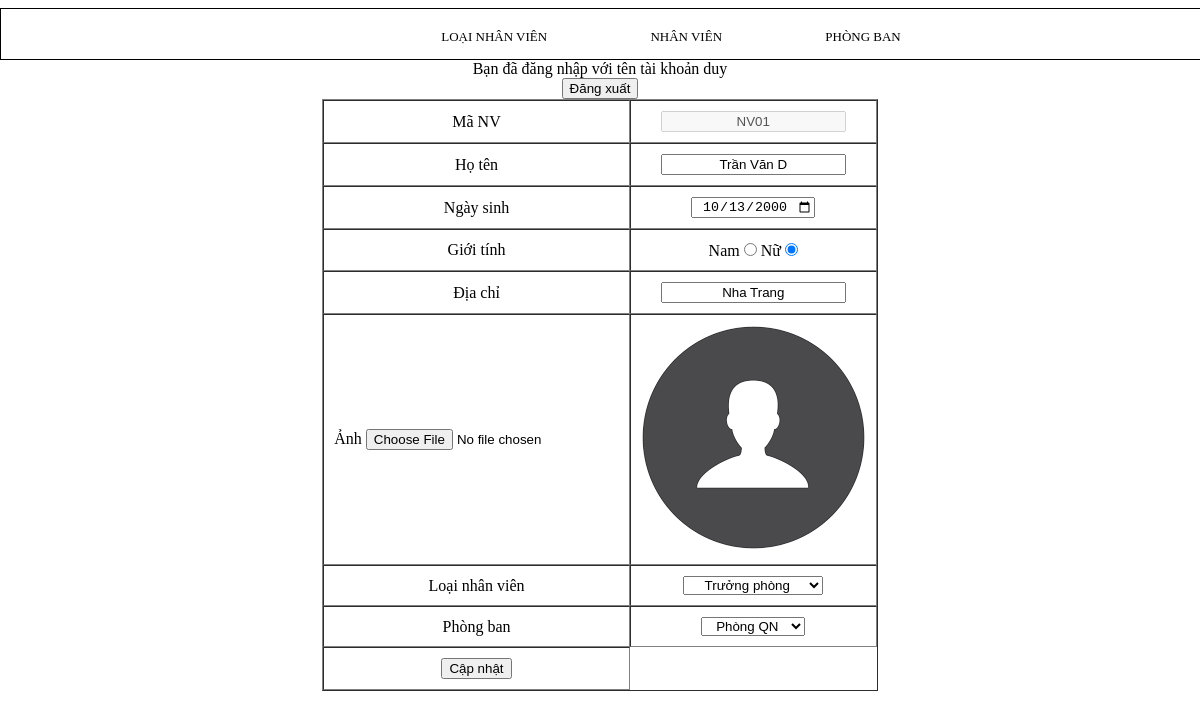
The app's page /Update_NV.php?id=NV01 (signed in) with its own data.
### tables this page shows
CREATE TABLE `nhanvien` (
  `MANV` varchar(5) NOT NULL,
  `HOTEN` varchar(50) NOT NULL,
  `NGASINH` date NOT NULL,
  `GIOITINH` tinyint(1) NOT NULL,
  `DIACHI` varchar(50) NOT NULL,
  `ANH` varchar(50) NOT NULL,
  `MALOAINV` varchar(5) NOT NULL,
  `MAPHONG` varchar(5) NOT NULL
);

### Update_NV.php (the view, shortened to what this page needs)
<!DOCTYPE html>
<html lang="en">
<head>
</head>
<body>
<?php
include('connectnv.php');
include('H.php');
?>
<?php
if (isset($_SESSION['use'])) echo 'Bạn đã đăng nhập với tên tài khoản '.$_SESSION['use'];
else header('Location: Login.php');
$id = $_GET['id'];
$row_sql = "SELECT * FROM `nhanvien` WHERE `nhanvien`.`MANV` = '$id'";
$row_thucthi = mysqli_query($dbc, $row_sql);
$row_dulieu = mysqli_fetch_assoc($row_thucthi);
?>
<form method="post" action="Logout.php">
    <input type="submit" value="Đăng xuất">
</form>
<form method="post" enctype="multipart/form-data" action="Update_NV.php?id=<?php echo $id ?>">
    <table border="1" cellspacing="0" cellpadding="10">
    <tr>
            <td>Mã NV</td>
            <td>
                <input type="text" disabled  value="<?php echo $id ?>"/>
            </td>
        </tr>
        <tr>
            <td>Họ tên</td>
            <td>
                <input type="text" name="HOTEN" value="<?php echo $row_dulieu['HOTEN']; ?>"/>
            </td>
        </tr>
        <tr>
            <td>Ngày sinh</td>
            <td>
                <input type="date" name="NGASINH" value="<?php echo $row_dulieu['NGASINH']; ?>"/>
            </td>
        </tr>
        <tr>
            <td>Giới tính</td>
            <td>
                Nam <input type="radio" name="GIOITINH" value="1"
                    <?php
                    if ($row_dulieu['GIOITINH'] == 1) echo "checked";
                    ?>
                />
                Nữ <input type="radio" name="GIOITINH" value="0"
                    <?php
                    if ($row_dulieu['GIOITINH'] == 0) echo "checked";
                    ?>
                />
            </td>
        </tr>
        <tr>
            <td>Địa chỉ</td>
            <td>
                <input type="text" name="DIACHI" value="<?php echo $row_dulieu['DIACHI']; ?>"/>
            </td>
        </tr>
        <tr>
            <td>Ảnh
                <input type="file" name="ANH" accept="Image/*" />
            </td>
            <td><img src="<?php echo 'Image/'.$row_dulieu['ANH']; ?>" alt="Avatar" class="avatar"></td>
        </tr>
        <tr>
            <td>Loại nhân viên</td>
            <td>
                <select name="MALOAINV">
                    <?php
                    $row_sql = "SELECT * FROM loainv";
                    $row_thuchien = mysqli_query($dbc, $row_sql);
                    while ($dulieu = mysqli_fetch_array($row_thuchien)) {
                        $value = $dulieu['MALOAINV'];
                        $name = $dulieu['TENLOAINV'];
                        ?>
                        <?php
                        if ($row_dulieu['MALOAINV'] == $dulieu['MALOAINV'])
                            echo "<option value='$value' selected>$name</option>";
                        else
                            echo "<option value='$value'>$name</option>";
                    }
                    ?>
                </select>
            </td>
        </tr>
        <tr>
            <td>Phòng ban</td>
            <td>
                <select name="MAPHONG">
                    <?php
                    $row_sql = "SELECT * FROM phongban";
                    $row_thuchien = mysqli_query($dbc, $row_sql);
                    while ($dulieu = mysqli_fetch_array($row_thuchien)) {
                        $value = $dulieu['MAPHONG'];
                        $name = $dulieu['TENPHONG'];
                        ?>
                        <?php
                        if ($row_dulieu['MAPHONG'] == $dulieu['MAPHONG'])
                            echo "<option value='$value' selected>$name</option>";
                        else
                            echo "<option value='$value'>$name</option>";
                    }
                    ?>
                </select>
            </td>
        </tr>
        <tr>
            <td><input type="submit" name="sua" value="Cập nhật"/></td>
        </tr>
    </table>
</form>
</body>
</html>

### H.php (style rules this page uses)
* { text-align: center; margin-left: auto; margin-right: auto; }

### records on screen
nhanvien: HOTEN "Trần Văn D", NGASINH "10/13/2000", GIOITINH "☑", DIACHI "Nha Trang", ANH (picture)

### other values on screen
$_SESSION['use'] "duy"
form field MALOAINV "Trưởng phòng"
form field MAPHONG "Phòng QN"
